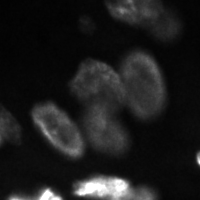
#> input picture image_fragment.tif, 200 x 200 px
$ python run_lmsf.py
#> lines starting #> are read from the running program, lines starting #| are printed output that depends on the picture; after the words box and inside, x2 and y2 are one past the last pixel; in counts of white or black regions, pixels touching at a corner belong together
### lmsf.py
import numpy as np

def lmsf_1d(sig, n=5, t=0.5):
    """Local Mean Suppression Filter (LMSF) for a sequence of equidistant signal samples.

    Parameters
    ----------
    sig : 1D (length) numpy array.
        The input discrete signal.
    n : int (positive).
        The integer parameter n defines the size (2n+1) of averaging window.
        n cannot be less than 1 and n cannot be greater than n_max, where
        n_max = floor(length/2) - 1
    t : float (positive).
        The signal threshold.
        In most practical cases, t can be set between 0.5 and 1.

    Returns
    -------
    sig_avr : 1D (length) numpy array.
        The LMSF response to the input signal, the signal sequence with low levels replaced by zeros."""
    w = len(sig)
    ker = np.ones((2*n+1,), dtype='int32')
    row = np.ones((1,w), dtype='int32')
    sig_avr = np.convolve(sig, ker, mode='same')
    norm = np.convolve(row[0,:], ker, mode='same')
    sig_avr = np.divide(sig_avr, norm)
    norm = sig < t*sig_avr
    sig_avr = sig.copy()
    sig_avr[norm] = 0
    return sig_avr

def lmsf_2d(img, n=5, t=0.5):
    """Local Mean Suppression Filter (LMSF) for a gray-scale image.

    Parameters
    ----------
    img : 2D (height, width) numpy array.
        The input gray-scale image.
    n : int (positive).
        The integer parameter n defines the side length (2n+1) of square averaging window.
        n cannot be less than 1 and n cannot be greater than n_max, where
        n_max = floor(min(height, width)/2) - 1
    t : float (positive).
        The intensity threshold.
        In most practical cases, t can be set between 0.5 and 1.

    Returns
    -------
    img_avr : 2D (height, width) numpy array.
        The LMSF response to the input image, the image with denoised background."""
    h = img.shape[0]
    w = img.shape[1]
    ker = np.ones((2*n+1,), dtype='int32')
    row = np.ones((1,w), dtype='int32')
    img_avr = np.zeros((h,w), dtype='float64')
    norm = np.zeros((h,w), dtype='int32')
    for i in range(h):
        img_avr[i,:] = np.convolve(img[i,:], ker, mode='same')
        norm[i,:] = np.convolve(row[0,:], ker, mode='same')
    for j in range(w):
        img_avr[:,j] = np.convolve(img_avr[:,j], ker, mode='same')
        norm[:,j] = np.convolve(norm[:,j], ker, mode='same')
    img_avr = np.divide(img_avr, norm)
    norm = img < t*img_avr
    img_avr = img.copy()
    img_avr[norm] = 0
    return img_avr

def lmsf_2d_cumulative(img, t=0.5, nn=[5,10,20,40]):
    """Cumulative LMSF for background denoising of gray-scale images."""
    mask_cum = np.ones((img.shape), dtype='bool')
    for n in nn:
        img_filtered = lmsf_2d(img, n=n, t=t)
        mask_cum = np.logical_and(mask_cum, img_filtered != 0)
    mask_cum = np.logical_not(mask_cum)
    img_filtered = img.copy()
    img_filtered[mask_cum] = 0
    return img_filtered

### run_lmsf.py
import numpy as np
import matplotlib.pyplot as plt
from skimage import io, data
from skimage.filters import threshold_niblack, threshold_sauvola

from lmsf import lmsf_1d, lmsf_2d, lmsf_2d_cumulative

# Auxiliary functions
def plot_img(img, tlt='', cmp='gray'):
    fig, ax = plt.subplots(nrows=1, ncols=1, figsize=(8,8))
    fig.subplots_adjust(left=0.0, bottom=0.0, right=1.0, top=1.0, wspace=None, hspace=None)
    ax.imshow(img, cmap=cmp)
    ax.set_title(tlt)
    ax.axis('on')
    plt.show()

def fill_with_color(image, lmsf):
    img_temp = np.zeros((image.shape[0],image.shape[1],3), dtype='uint8')
    img_temp[:,:,0] = image
    img_temp[:,:,1] = image
    img_temp[:,:,2] = image
    mask_temp = lmsf == 0
    img_temp[mask_temp,2] = 191
    return img_temp


# Setting of the LMSF threshold parameter
t = 0.5


##### LMSF Denoising of Low Levels of a Digital Signal #####

# A discrete signal samples
signal = np.array([1,1,1,1,1,0.75,0.5,0.25,0.05,0.1,0.25,0.5,0.75,1,1,1,1,1,0.85,
                   0.95,0.75,0.8,0.75,0.65,1,1,0.4,1,1,0.68,0.77,0.9,0.91,0.9,0.5,
                   0.9,1,1,1,1,1,1,0.9,0.86,0.8,0.4,0.78,0.87,0.95,1,1,1,1,1,0.9,
                   0.8,0.7,0.6,0.5,0.4,0.3,0.25,0.2,0.15,0.1,0.05,1,1,1,1,1], dtype='float64')
samples = range(0, len(signal))

# Setting of the LMSF averaging parameters
n_i = [2,5,20]

fig, ax = plt.subplots(nrows=len(n_i), ncols=1, figsize=(8,7))
fig.subplots_adjust(left=0.076, bottom=0.095, right=0.98, top=0.925, wspace=None, hspace=0.04)
for i in range(len(n_i)):
    filter_res = lmsf_1d(signal, n=n_i[i], t=t)
    ax[i].plot(samples, signal, marker='s', linewidth=2, markersize=5, color='red', ls='-')
    ax[i].plot(samples, filter_res, marker='.', linewidth=2, markersize=7, color='green', ls='--')
    ax[i].set_xlim(0.0, len(signal)-1)
    ax[i].set_ylim(-0.05, 1.05)
    ax[i].tick_params(axis='both', which='major', labelsize=18)
    ax[i].set_xticks((0,10,20,30,40,50,60,70))
    if i == 0:
        ax[i].legend(('$Signal$','$LMSF~Response$'), loc=(0.145,1.04), fontsize=18, labelcolor='white', ncol=2, shadow=False, edgecolor='white', facecolor='black')
    if i != len(n_i)-1:
        ax[i].set_xticklabels((), fontdict={'verticalalignment':'top','horizontalalignment':'center'})
    else:
        ax[i].set_xticklabels(('$0$','$10$','$20$','$30$','$40$','$50$','$60$','$70$'), fontdict={'verticalalignment':'top','horizontalalignment':'center'})
        ax[i].set_xlabel('$Equidistant~Samples$', fontsize=18)
    ax[i].set_yticks((0, 0.5, 1))
    ax[i].set_yticklabels((r'$0$', r'$\dfrac{1}{2}$', r'$1$'), fontdict={'verticalalignment':'center','horizontalalignment':'right'})
    ax[i].set_ylabel('$Magnitude$', fontsize=18)
    ax[i].set_facecolor('#000000')
    ax[i].text(0.45, 0.08, '$n={0}$'.format(n_i[i]), transform=ax[i].transAxes, rotation=0,
            fontdict={'family':'serif', 'color':'black', 'weight':'bold', 'size':20},
            horizontalalignment='left', verticalalignment='bottom',
            bbox={'boxstyle':'round', 'facecolor':'white', 'alpha':0.75,'pad':0.1})
    ax[i].axis('on')
    ax[i].grid('on')
plt.show()
#> figure, not shown here; panel 3: curve peaks at x = 0, y = 1; panel 3: curve peaks at x = 0, y = 1


##### LMSF Background Denoising of Grayscale Images #####

# 1. Processing of Fluorescence Image

# Open image
path_to_img = 'image_fragment.tif'
image = io.imread(path_to_img, plugin="tifffile")
#> image is the input picture: shape (200, 200); min 1, max 255, mean 28.3

# Setting of the range of values for LMSF averaging parameter
n_max = int(np.floor(np.min([image.shape[0], image.shape[1]])/2) - 1)
#> n_max = 99
nn = [5,10,20,40,80,n_max]
#> nn = [5, 10, 20, 40, 80, 99]

# LMSF processing of the image
image_lmsf = {}
i = 1
for n in nn:
    img_filtered = lmsf_2d(image, n=n, t=t)
    image_lmsf[i] = (n, img_filtered)
    i = i + 1
    plot_img(img_filtered, tlt='LMSF Response, t = {0}, n = {1}'.format(t, n))
#> this loop made 6 passes
#> pass 1, in lmsf_2d, `norm = img < t*img_avr`:
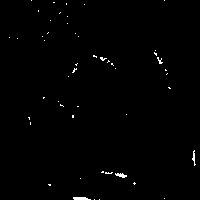
#> norm: shape (200, 200) bool; 0.68% white in thin lines or dots
#> after the loop, i = 7; image_lmsf = 6 items
img_filtered = lmsf_2d_cumulative(image, t=t, nn=nn)
#> after the loop in lmsf_2d_cumulative, `for n in nn:`: mask_cum: shape (200, 200) bool; 36.8% white; 8 white regions (1 under 20 px), largest, box (x1, y1, x2, y2) and area: (28, 47, 169, 160) 9155, (103, 0, 184, 44) 2238, (71, 174, 160, 200) 1657
image_lmsf['all'] = (nn, img_filtered)

plot_img(image, tlt='Nuclei image')
plot_img(img_filtered, tlt='Cumulative LMSF, t = {0}, n = {1}'.format(t, nn))
plot_img(img_filtered>0, tlt='Cumulative LMSF Binary Mask, t = {0}, n = {1}'.format(t, nn))

fig, ax = plt.subplots(nrows=2, ncols=4, figsize=(8,6.2))
fig.subplots_adjust(left=0, bottom=0, right=1, top=1, wspace=0.02, hspace=0)
ax[0,0].imshow(image, cmap='gray', interpolation='nearest')
ax[0,0].set_title('Image\n',
                  fontdict={'family':'serif', 'color':'black', 'weight':'normal', 'size':18})
ax[0,0].axis('off')
ax[0,1].imshow(fill_with_color(image, image_lmsf[1][1]), cmap='gray', interpolation='nearest')
ax[0,1].set_title('LMSF\nResponse,\n$n=${0}'.format(nn[0]),
                  fontdict={'family':'serif', 'color':'black', 'weight':'normal', 'size':18})
ax[0,1].axis('off')
ax[0,2].imshow(fill_with_color(image, image_lmsf[2][1]), cmap='gray', interpolation='nearest')
ax[0,2].set_title('LMSF\nResponse,\n$n=${0}'.format(nn[1]),
                  fontdict={'family':'serif', 'color':'black', 'weight':'normal', 'size':18})
ax[0,2].axis('off')
ax[0,3].imshow(fill_with_color(image, image_lmsf[3][1]), cmap='gray', interpolation='nearest')
ax[0,3].set_title('LMSF\nResponse,\n$n=${0}'.format(nn[2]),
                  fontdict={'family':'serif', 'color':'black', 'weight':'normal', 'size':18})
ax[0,3].axis('off')
ax[1,0].imshow(fill_with_color(image, image_lmsf[4][1]), cmap='gray', interpolation='nearest')
#> in fill_with_color (call 4), `mask_temp = lmsf == 0`: mask_temp: shape (200, 200) bool; 40.4% white; 103 white regions (100 under 20 px), largest, box (x1, y1, x2, y2) and area: (0, 0, 200, 200) 15735, (37, 31, 50, 44) 67, (62, 12, 71, 20) 27
ax[1,0].set_title('LMSF\nResponse,\n$n=${0}'.format(nn[3]),
                  fontdict={'family':'serif', 'color':'black', 'weight':'normal', 'size':18})
ax[1,0].axis('off')
ax[1,1].imshow(fill_with_color(image, image_lmsf[5][1]), cmap='gray', interpolation='nearest')
#> in fill_with_color (call 5), `mask_temp = lmsf == 0`: mask_temp: shape (200, 200) bool; 60.5% white; 49 black regions (40 under 20 px), largest, box (x1, y1, x2, y2) and area: (28, 45, 170, 162) 9556, (103, 0, 184, 44) 2285, (70, 172, 160, 200) 1901
ax[1,1].set_title('LMSF\nResponse,\n$n=${0}'.format(nn[4]),
                  fontdict={'family':'serif', 'color':'black', 'weight':'normal', 'size':18})
ax[1,1].axis('off')
ax[1,2].imshow(fill_with_color(image, image_lmsf[6][1]), cmap='gray', interpolation='nearest')
#> in fill_with_color (call 6), `mask_temp = lmsf == 0`: mask_temp: shape (200, 200) bool; 61% white; 8 black regions (1 under 20 px), largest, box (x1, y1, x2, y2) and area: (28, 46, 169, 163) 9629, (102, 0, 184, 44) 2291, (69, 171, 160, 200) 1943
ax[1,2].set_title('LMSF\nResponse,\n$n=${0}'.format(nn[5]),
                  fontdict={'family':'serif', 'color':'black', 'weight':'normal', 'size':18})
ax[1,2].axis('off')
ax[1,3].imshow(fill_with_color(image, image_lmsf['all'][1]), cmap='gray', interpolation='nearest')
ax[1,3].set_title('Cumulative\nLMSF\nResponse',
                  fontdict={'family':'serif', 'color':'black', 'weight':'normal', 'size':18})
ax[1,3].axis('off')
plt.show()


# 2. Processing of Cameraman
cameraman = data.camera()
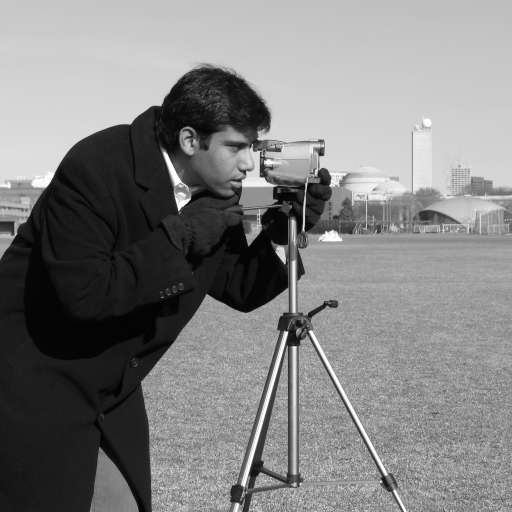
#> input picture skimage.data.camera(), 512 x 512 px
#> cameraman is the input picture: shape (512, 512); min 0, max 255, mean 129.1
nn_cameraman = [5,10,20,40,50,80,100,150,200,250]
cameraman_lmsf = lmsf_2d_cumulative(cameraman, t=t, nn=nn_cameraman)
#> call 2 of lmsf_2d_cumulative, with t = 0.5
#> after the loop in lmsf_2d_cumulative (call 2), `for n in nn:`:
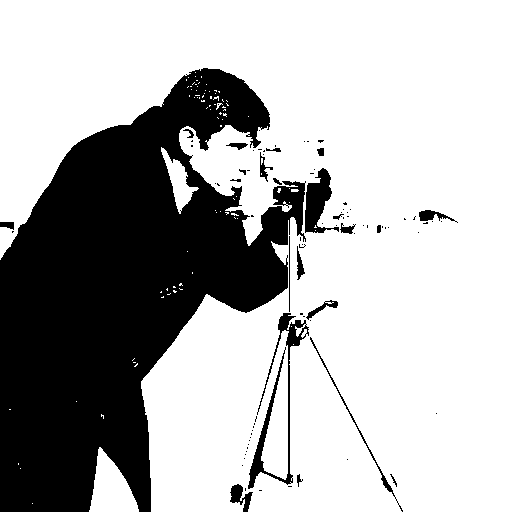
#> mask_cum: shape (512, 512) bool; 70% white; 87 black regions (64 under 20 px), largest, box (x1, y1, x2, y2) and area: (0, 68, 306, 512) 73664, (248, 313, 309, 489) 1727, (305, 168, 339, 233) 1124

plot_img(cameraman, tlt='Cameraman')
plot_img(cameraman_lmsf, tlt='LMSF Response for t = {0}, n = {1}'.format(t, nn_cameraman))
plot_img(cameraman_lmsf>0, tlt='LMSF Binary Segmentation for t = {0}, n = {1}'.format(t, nn_cameraman))


# 3. Niblack, Sauvola, and LMSF Thresholding
page = data.page()
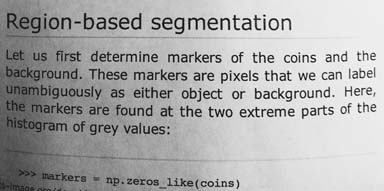
#> input picture skimage.data.page(), 384 x 191 px
#> page is the input picture: shape (191, 384); min 0, max 255, mean 171.5

thresh_niblack = threshold_niblack(page, window_size=25, k=0.8)
thresh_sauvola = threshold_sauvola(page, window_size=25, k=0.2)

t_page = 0.65
nn_page = [20,50,95]
page_lmsf = lmsf_2d_cumulative(page, t=t_page, nn=nn_page)
#> call 3 of lmsf_2d_cumulative, with t = 0.65
#> the loop in lmsf_2d_cumulative (call 3), `for n in nn:` made 3 passes
#> pass 1, in lmsf_2d (call 23), `norm = img < t*img_avr`:
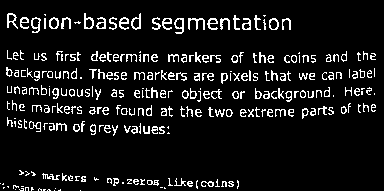
#> norm: shape (191, 384) bool; 9.1% white in thin lines or dots
#> after the loop in lmsf_2d_cumulative (call 3), `for n in nn:`:
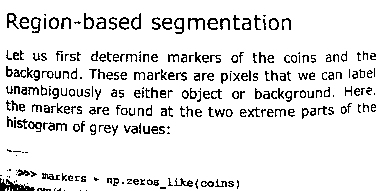
#> mask_cum: shape (191, 384) bool; 89.9% white; black in thin lines or dots
#> in lmsf_2d_cumulative (call 3), `mask_cum = np.logical_not(mask_cum)`: mask_cum: shape (191, 384) bool; 10.1% white in thin lines or dots
#> in lmsf_2d_cumulative (call 3), `img_filtered[mask_cum] = 0`: img_filtered: shape (191, 384); 10.12% of pixels changed, all inside (x1, y1, x2, y2) = (0, 13, 376, 191)
plot_img(page_lmsf>0, tlt='LMSF Binary Segmentation for t = {0}, n = {1}'.format(t_page, nn_page))

fig, ax = plt.subplots(nrows=2, ncols=2, figsize=(8,5))
fig.subplots_adjust(left=0, bottom=0, right=1, top=1, wspace=0.02, hspace=0.02)
ax[0,0].imshow(page, cmap='gray', interpolation='nearest')
ax[0,0].set_title('Image', fontdict={'family':'serif', 'color':'black', 'weight':'normal', 'size':18})
ax[0,0].axis('off')
ax[0,1].imshow(page > thresh_niblack, cmap='gray', interpolation='nearest')
ax[0,1].set_title('Niblack', fontdict={'family':'serif', 'color':'black', 'weight':'normal', 'size':18})
ax[0,1].axis('off')
ax[1,0].imshow(page > thresh_sauvola, cmap='gray', interpolation='nearest')
ax[1,0].set_title('Sauvola', fontdict={'family':'serif', 'color':'black', 'weight':'normal', 'size':18})
ax[1,0].axis('off')
ax[1,1].imshow(page_lmsf > 0, cmap='gray', interpolation='nearest')
ax[1,1].set_title('LMSF', fontdict={'family':'serif', 'color':'black', 'weight':'normal', 'size':18})
ax[1,1].axis('off')
plt.show()
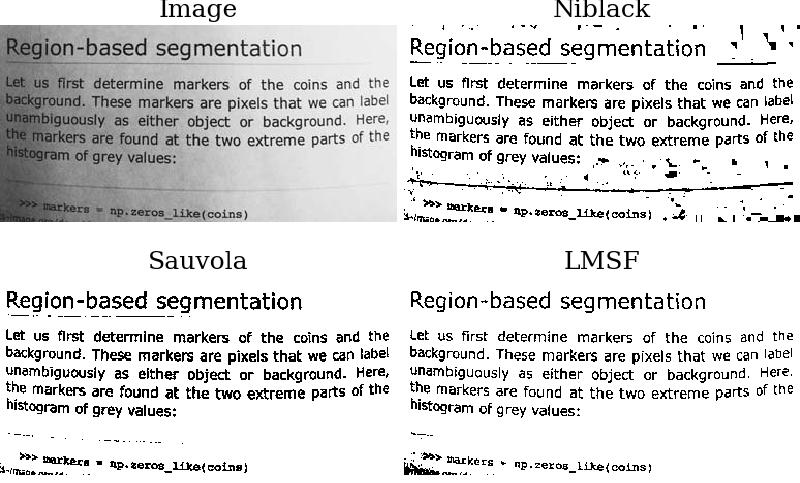
#> figure drawn by matplotlib, 4 panels
